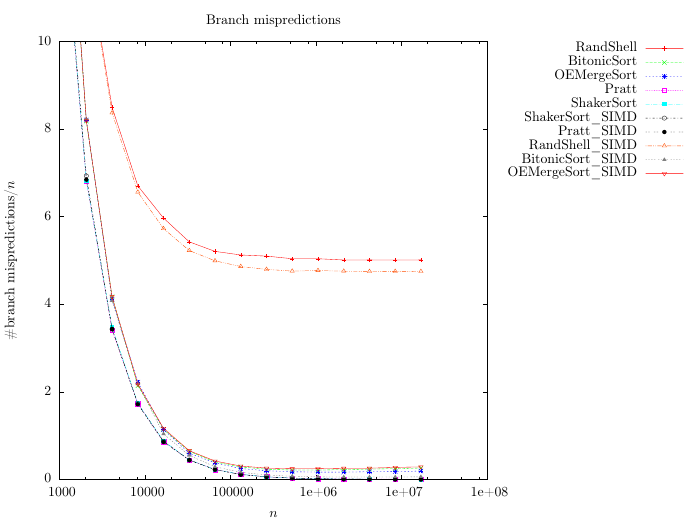

Write gnuplot code to recreate this figure.
set autoscale
set key out
set key right top
set term epslatex size 7, 5.24 standalone color colortext 10
set output 'branch-misses.tex'
unset label                            # remove any previous labels
set xtic auto                          # set xtics automatically
set ytic auto                          # set ytics automatically
set title 'Branch mispredictions'
set xlabel '$n$'
set ylabel '\#branch mispredictions/$n$'
set logscale x
set yrange [0:10]


plot  	'RShellSortPure.res' using 1:($3/$1) title 'RandShell' with linespoints, \
		'BitonicSort.res' using 1:($3/$1) title 'BitonicSort' with linespoints, \
		'OddEvenMergeSort.res' using 1:($3/$1) title 'OEMergeSort' with linespoints, \
		'Pratt.res' using 1:($3/$1) title 'Pratt' with linespoints, \
		'ShakerSort.res' using 1:($3/$1) title 'ShakerSort' with linespoints, \
		'ShakerSortSIMD.res' using 1:($3/$1) title 'ShakerSort\_SIMD' with linespoints linecolor 0, \
		'PrattSIMD.res' using 1:($3/$1) title 'Pratt\_SIMD' with linespoints, \
		'RShellSortPureSIMD.res' using 1:($3/$1) title 'RandShell\_SIMD' with linespoints, \
		'BitonicSortSIMD.res' using 1:($3/$1) title 'BitonicSort\_SIMD' with linespoints, \
		'OddEvenMergeSortSIMD.res' using 1:($3/$1) title 'OEMergeSort\_SIMD' with linespoints